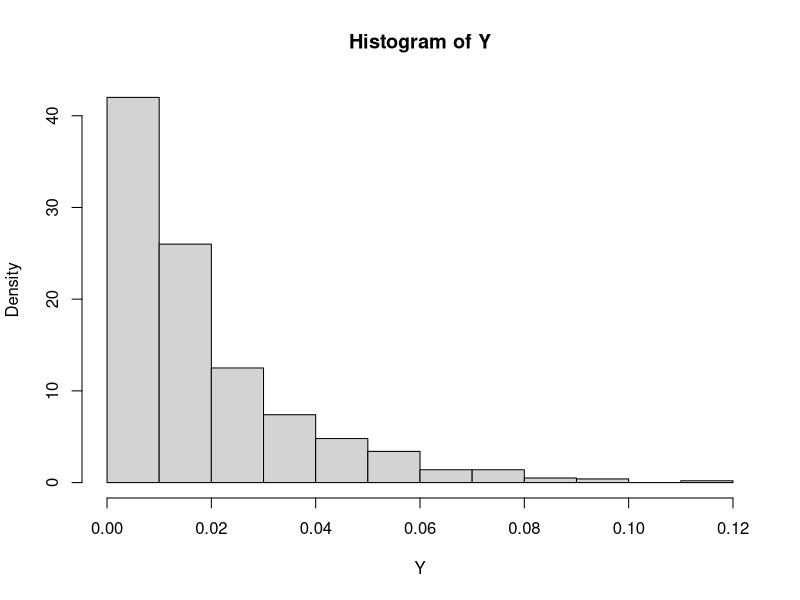
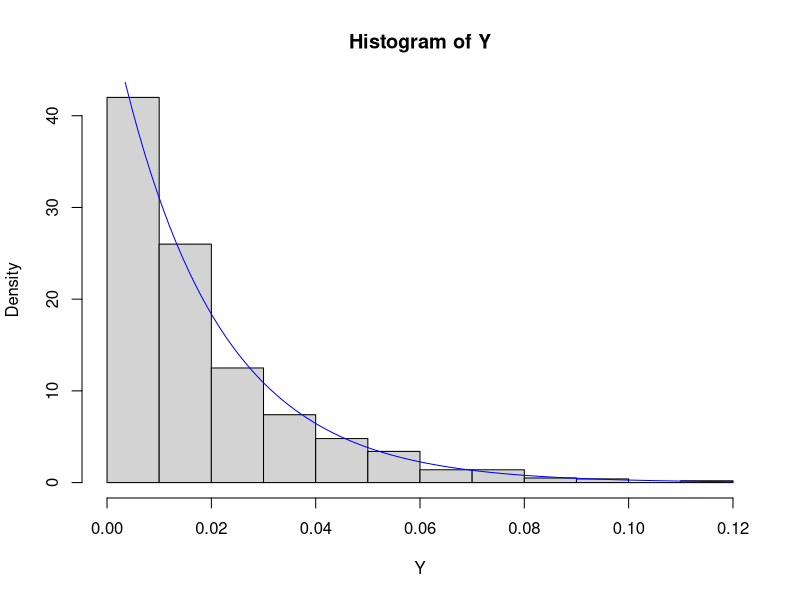
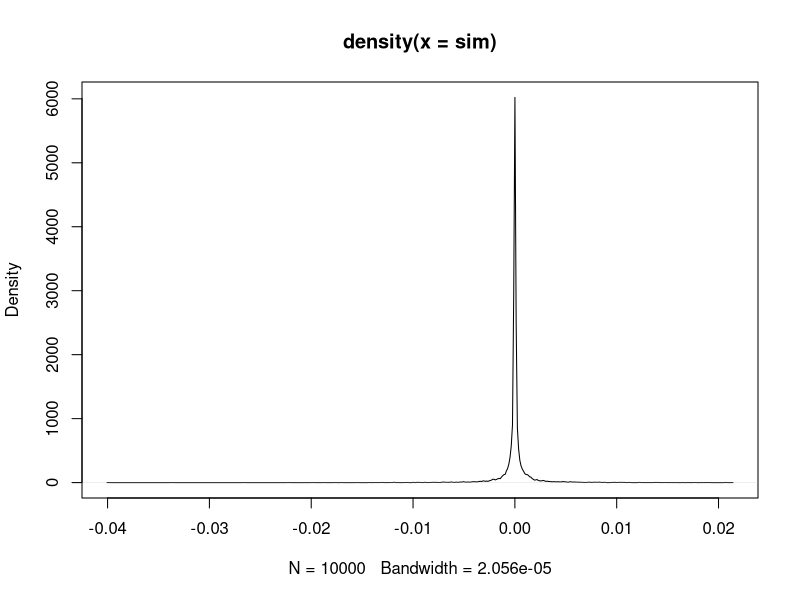

Generate these figures, in order, with R:
## ---- chunk 1
knitr::opts_chunk$set(echo = TRUE)
## ---- chunk 2
set.seed(1388371)
lambda  = runif(1)
lambda
## ---- chunk 3
X = runif(1000)
Y = - lambda * log(X)
hist(Y, freq=FALSE)
## ---- chunk 4
hist(Y, freq=FALSE)
curve(dexp(x, rate = 1/lambda), add=TRUE, col='blue')
## ---- chunk 5
sim = rep(NA, 10000)
prov=rep(NA,10000)
for(i in 1:10000){
  y_i = rexp(1, rate=1/lambda)
  prov[i]=y_i
  z = rnorm(1, sd= y_i^2)
  sim[i]=z
}
## ---- chunk 6
plot(density(sim) )
